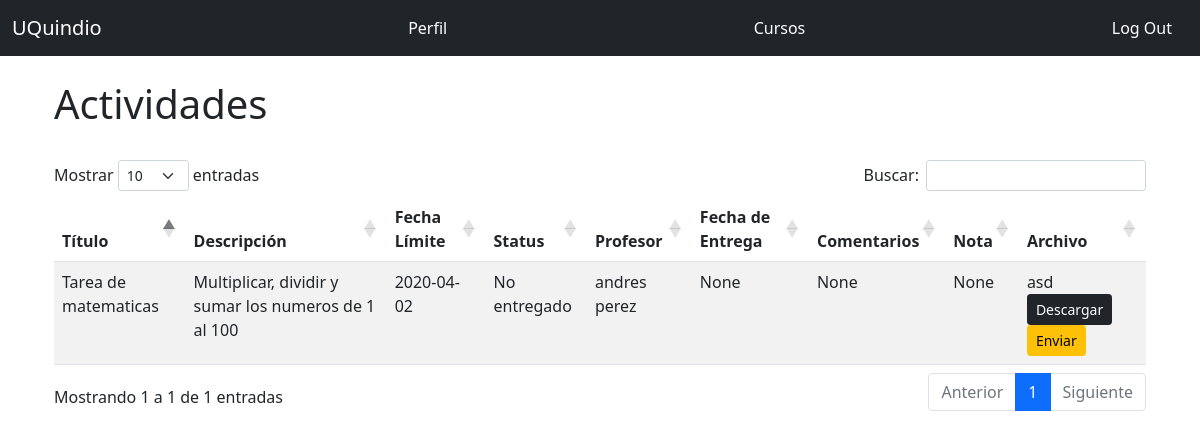
Page /activities/5 (signed in) on the earlier database version.
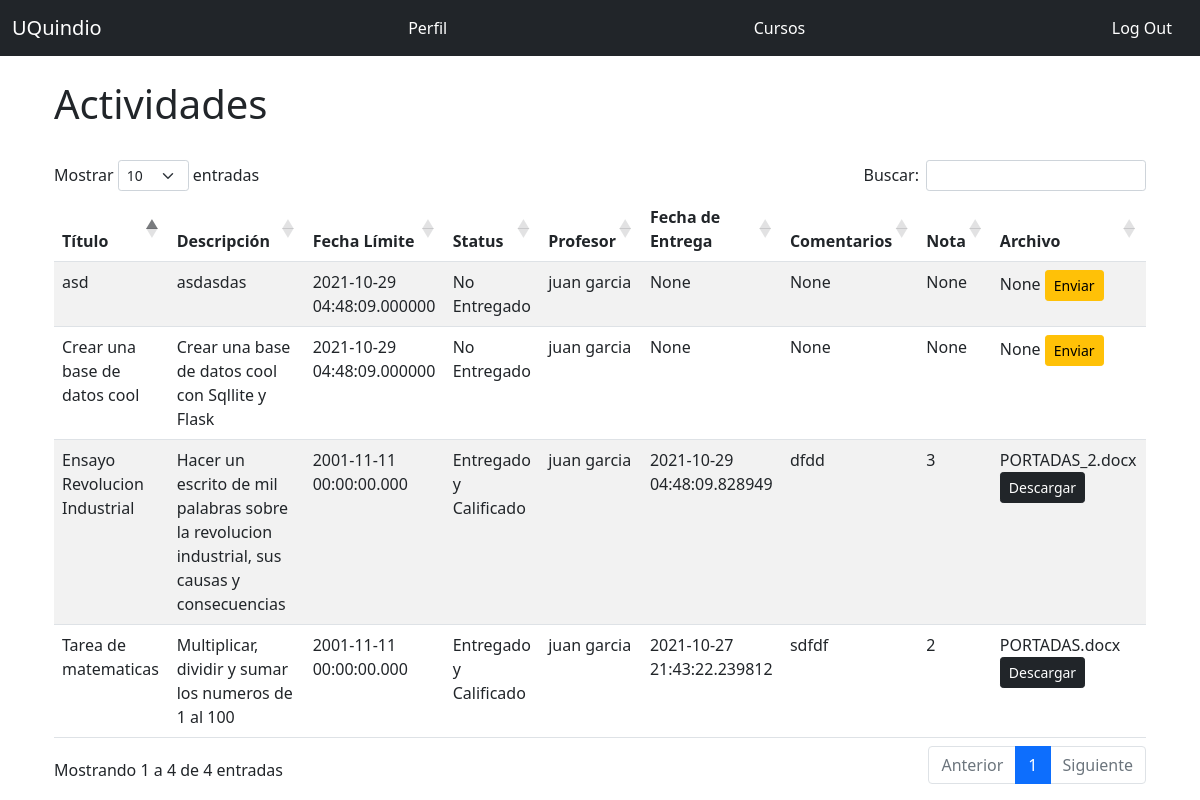
Same page on the later database version.
### app.py (models this page shows, shortened)
class Homework(db.Model):
    __tablename__ = 'homework'
    id = db.Column(db.Integer, primary_key = True)
    title = db.Column(db.String(128))
    description = db.Column(db.Text)
    limit_date = db.Column(db.DateTime, default=datetime.utcnow)
    status = db.Column(db.String)
    student_comment = db.Column(db.Text)
    grade = db.Column(db.DECIMAL(5,2))
    date_sent = db.Column(db.DateTime)
    file_url = db.Column(db.String)
    enrollment_id = db.Column(db.Integer, db.ForeignKey('enrollment.id'))

class Teacher(UserMixin, db.Model):
    __tablename__ = 'teachers'
    id = db.Column(db.Integer, primary_key = True)
    email = db.Column(db.String(64), unique=True, index=True)
    username = db.Column(db.String(64), unique=True, index=True)
    name = db.Column(db.String(64))
    last_name = db.Column(db.String(64))
    cc = db.Column(db.Integer, unique=True, index=True)
    age = db.Column(db.Integer)
    genre = db.Column(db.CHAR)
    password_hash = db.Column(db.String(128))
    role_id = db.Column(db.Integer, db.ForeignKey('roles.id'))
    course_list = db.relationship("Course",uselist=True, backref="teacher",lazy="subquery")
    @property
    def password(self):
        raise AttributeError('password no es un atributo legible')

### app.py (the view)
@app.route('/activities/<int:enrollment_id>', methods=['GET', 'POST'])
@login_required
def activities(enrollment_id):
    result = db.session.execute('Select courses.name As course, teachers.name As teacher_name, teachers.last_name As teacher_last_name, homework.title As homework, enrollment.id As enrollment, homework.description, homework.status, homework.limit_date, homework.student_comment, homework.grade, homework.date_sent, homework.file_url, homework.id From courses Inner Join enrollment On courses.id = enrollment.course_id Inner Join students On students.id = enrollment.student_id Inner Join teachers On teachers.id = courses.teacher_id Inner Join homework On enrollment.id = homework.enrollment_id Where enrollment.id = :val', {'val': enrollment_id})
    return render_template('activities.html', result=result, enrollment_id=enrollment_id)

### app.py (called while the page is built)
@login_manager.user_loader
def load_user(user_id):
    if session['account_type'] == 'Student':
        return User.query.get(int(user_id))
    elif session['account_type'] == 'Teacher':
        return Teacher.query.get(int(user_id))
    elif session['account_type'] == 'Admin':
        return Admin.query.get(int(user_id))
    else:
      return None

### templates/activities.html (shortened to what this page needs)
{% extends "base.html" %}
{% block page_content %}
<div class="page-header">
  <h1>Actividades </h1>
</div>
<br/>
  <table id="data" class="table table-striped">
    <thead>
      <tr>
        <th>Título</th>
        <th>Descripción</th>
        <th>Fecha Límite</th>
        <th>Status</th>
        <th>Profesor</th>
        <th>Fecha de Entrega</th>
        <th>Comentarios</th>
        <th>Nota</th>
        <th>Archivo</th>
      </tr>
    </thead>
    <tbody>
      {% for homework in result %}
        <tr>
          <td>{{ homework.homework }}</td>
          <td>{{ homework.description }}</td>
          <td>{{ homework.limit_date }}</td>
          <td>{{ homework.status }}</td>
          <td>{{ homework.teacher_name }} {{ homework.teacher_last_name }}</td>
          <td>{{ homework.date_sent }}</td>
          <td>{{ homework.student_comment }}</td>
          <td>{{ homework.grade}}</td>
          <td>{{ homework.file_url}} {% if homework.file_url %}
            <a href="{{ url_for('download_file', homework_id=homework.id)}}">
              <span class="btn btn-dark btn-sm">Descargar</span>
            </a>{% endif %}
            {% if homework.status != "Entregado y Calificado" %}
            <a href="{{ url_for('upload', homework_id=homework.id, enrollment_id=enrollment_id) }}">
              <span class="btn btn-warning btn-sm">Enviar</span>
            </a>
            {% endif %}
            </td>
        </tr>
      {% endfor %}
    </tbody>
  </table>
{% endblock %}

### templates/base.html (shortened to what this page needs)
<!doctype html>
<html lang="en">
  <head>
    {% block head %}
    <link rel="stylesheet" type="text/css" href="https://cdn.datatables.net/1.10.25/css/dataTables.bootstrap5.css">
    <link href="https://cdn.jsdelivr.net/npm/bootstrap@5.1.2/dist/css/bootstrap.min.css" rel="stylesheet">
    {% endblock %}
  </head>
  <body>
    {% include 'navbar.html' %}
    <br/>
    {% block content %}
        <div class="container">
            <div class= container>
                {% block page_content %}
                {% endblock %}
            </div>
        </div>
    {% endblock %}
  </body>
</html>

### templates/navbar.html (shortened to what this page needs)
<nav class="navbar navbar-expand-lg navbar-dark bg-dark">
  <div class="container-fluid">
    <a class="navbar-brand" href="{{ url_for('index') }}">UQuindio</a>
    {% if current_user.is_authenticated %}
      {% if session['account_type'] == 'Student' %}
          <a class="nav-link" href="{{ url_for('user', username=current_user.username) }}">Perfil</a>
          <a class="nav-link" href="{{ url_for('courses', username=current_user.username) }}">Cursos</a>
          <a class="nav-link" href="{{ url_for('logout') }}">Log Out</a>
      {% elif session['account_type'] == 'Teacher'  %}
        <a class="nav-link" href="{{ url_for('user_teacher', username=current_user.username) }}">Perfil</a>
        <a class="nav-link" href="{{ url_for('courses_teacher', username=current_user.username) }}">Cursos</a>
        <a class="nav-link" href="{{ url_for('logout') }}">Log Out</a>
      {% else %}
      <a class="nav-link" href="{{ url_for('admin_teachers') }}">Profesores</a>
      <a class="nav-link" href="{{ url_for('admin_students') }}">Estudiantes</a>
      <a class="nav-link" href="{{ url_for('admin_courses') }}">Asginaturas</a>
        <a class="nav-link" href="{{ url_for('logout') }}">Log Out</a>
      {% endif %}
    {% endif %}
  </div>
</nav>

### templates/base.html (style rules this page uses)
.nav-link { color: white; }

Differences in the rows shown:
changed Homework "Tarea de matematicas": limit_date "2020-04-02" → "2001-11-11 00:00:00.000"; status "No entregado" → "Entregado y Calificado"; teacher_name "andres" → "juan"; teacher_last_name "perez" → "garcia"; date_sent "None" → "2021-10-27 21:43:22.239812"; student_comment "None" → "sdfdf"; grade "None" → "2"; file_url "asd" → "PORTADAS.docx"; no longer shows "Enviar"
added Homework: homework "Ensayo Revolucion Industrial", description "Hacer un escrito de mil palabras sobre la revolucion industrial, sus causas y consecuencias", limit_date "2001-11-11 00:00:00.000", status "Entregado y Calificado", teacher_name "juan", teacher_last_name "garcia", date_sent "2021-10-29 04:48:09.828949", student_comment "dfdd", grade "3", file_url "PORTADAS_2.docx"
added Homework: homework "Crear una base de datos cool", description "Crear una base de datos cool con Sqllite y Flask", limit_date "2021-10-29 04:48:09.000000", status "No Entregado", teacher_name "juan", teacher_last_name "garcia", date_sent "None", student_comment "None", grade "None", file_url "None"
added Homework: homework "asd", description "asdasdas", limit_date "2021-10-29 04:48:09.000000", status "No Entregado", teacher_name "juan", teacher_last_name "garcia", date_sent "None", student_comment "None", grade "None", file_url "None"
Other differences:
text written by a page script: "Mostrar entradas Buscar: Mostrando 1 a 1 de 1 entradas Anterior 1 Siguiente" → "Mostrar entradas Buscar: Mostrando 1 a 4 de 4 entradas Anterior 1 Siguiente"
